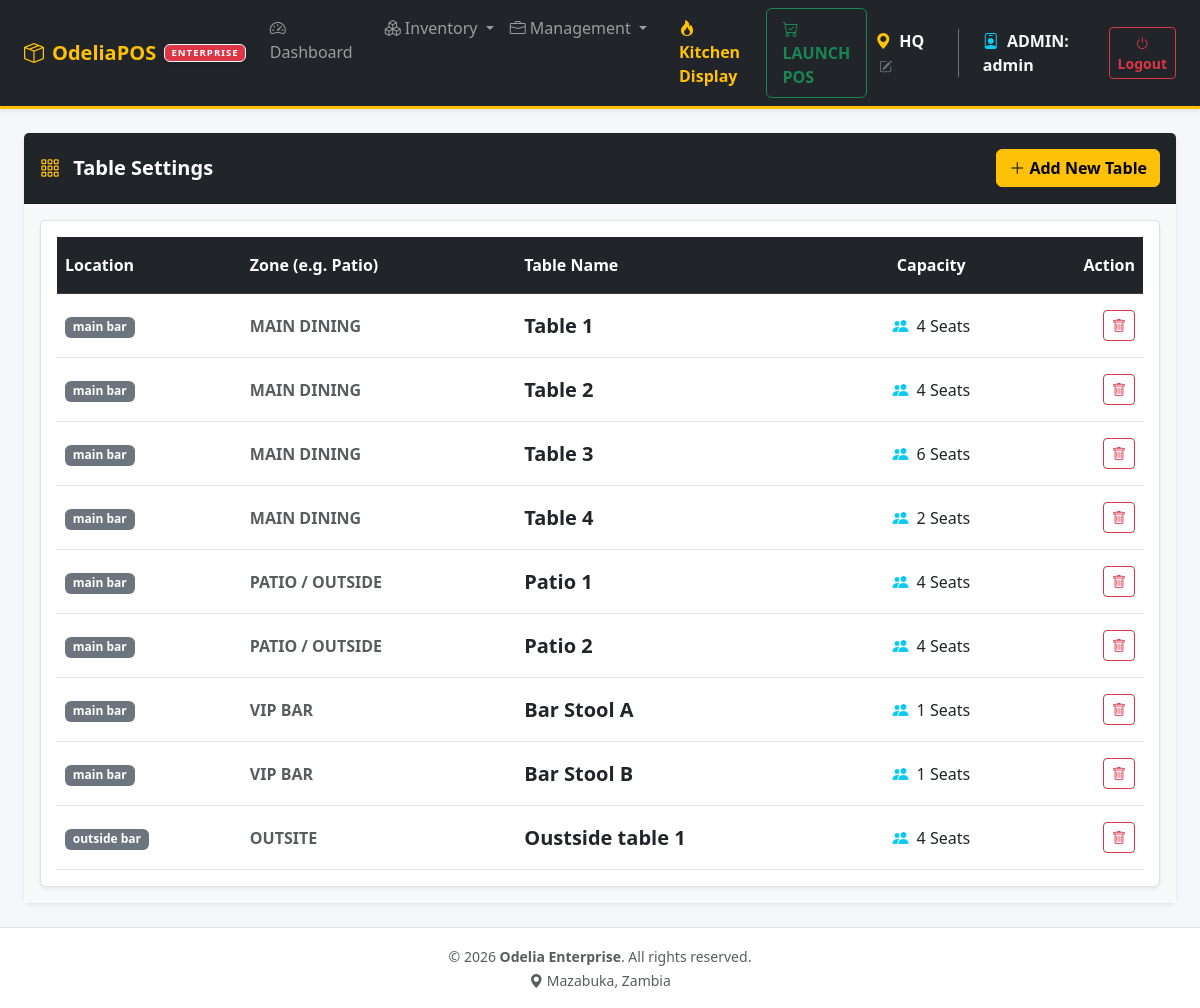
Screenshot of /index.php?page=tables (signed in) with the database file from the repository.
### tables this page shows
CREATE TABLE `restaurant_tables` (
  `id` int NOT NULL AUTO_INCREMENT,
  `location_id` int NOT NULL DEFAULT '0',
  `zone_name` varchar(50) NOT NULL DEFAULT 'Main Dining',
  `table_name` varchar(50) NOT NULL,
  `capacity` int NOT NULL DEFAULT '4',
  PRIMARY KEY (`id`)
);

CREATE TABLE `locations` (
  `id` int NOT NULL AUTO_INCREMENT,
  `name` varchar(50) NOT NULL,
  `type` enum('store','kitchen','bar','warehouse') NOT NULL DEFAULT 'store',
  `can_sell` tinyint(1) DEFAULT '1',
  `can_receive_from_vendor` tinyint(1) DEFAULT '0',
  `address` text,
  `phone` varchar(50) DEFAULT '555-0000',
  PRIMARY KEY (`id`)
);

### src/tables.php (called while the page is built, shortened)
<?php
$tables = $pdo->query("
    SELECT rt.*, l.name as location_name
    FROM restaurant_tables rt
    JOIN locations l ON rt.location_id = l.id
    ORDER BY l.name ASC, rt.zone_name ASC, rt.table_name ASC
")->fetchAll(PDO::FETCH_ASSOC);
?>

### templates/tables.php (the view, shortened to what this page needs)
<div class="card shadow-sm border-0 mb-4 mt-4">
    <div class="card-header bg-dark text-white d-flex justify-content-between align-items-center py-3">
        <h5 class="m-0 fw-bold"><i class="bi bi-grid-3x3-gap text-warning me-2"></i> Table Settings</h5>
        <button class="btn btn-warning fw-bold shadow-sm" data-bs-toggle="modal" data-bs-target="#addTableModal"><i class="bi bi-plus-lg"></i> Add New Table</button>
    </div>
    <div class="card-body bg-light">
        <div class="table-responsive bg-white rounded border shadow-sm p-3">
            <table class="table table-hover align-middle mb-0">
                <thead class="table-dark">
                    <tr>
                        <th class="py-3">Location</th>
                        <th class="py-3">Zone (e.g. Patio)</th>
                        <th class="py-3">Table Name</th>
                        <th class="py-3 text-center">Capacity</th>
                        <th class="py-3 text-end">Action</th>
                    </tr>
                </thead>
                <tbody>
                    <?php foreach($tables as $t): ?>
                    <tr>
                        <td class="py-3"><span class="badge bg-secondary"><?= htmlspecialchars($t['location_name']) ?></span></td>
                        <td class="py-3 fw-bold text-muted text-uppercase"><?= htmlspecialchars($t['zone_name']) ?></td>
                        <td class="py-3 fw-bold fs-5 text-dark"><?= htmlspecialchars($t['table_name']) ?></td>
                        <td class="py-3 text-center"><i class="bi bi-people-fill text-info me-1"></i> <?= $t['capacity'] ?> Seats</td>
                        <td class="py-3 text-end">
                            <form method="POST" onsubmit="return confirm('Are you sure you want to delete this table?');">
                                <button type="submit" class="btn btn-sm btn-outline-danger"><i class="bi bi-trash"></i></button>
                            </form>
                        </td>
                    </tr>
                    <?php endforeach; ?>
                </tbody>
            </table>
        </div>
    </div>
</div>
<?php include 'footer.php'; ?>

### templates/header.php (style rules this page uses)
body { background-color: #f4f6f9; }

### rows the page displays
restaurant_tables: location.name "main bar", zone_name "MAIN DINING", table_name "Table 1", capacity "4"
restaurant_tables: location.name "main bar", zone_name "MAIN DINING", table_name "Table 2", capacity "4"
restaurant_tables: location.name "main bar", zone_name "MAIN DINING", table_name "Table 3", capacity "6"
restaurant_tables: location.name "main bar", zone_name "MAIN DINING", table_name "Table 4", capacity "2"
restaurant_tables: location.name "main bar", zone_name "PATIO / OUTSIDE", table_name "Patio 1", capacity "4"
restaurant_tables: location.name "main bar", zone_name "PATIO / OUTSIDE", table_name "Patio 2", capacity "4"
restaurant_tables: location.name "main bar", zone_name "VIP BAR", table_name "Bar Stool A", capacity "1"
restaurant_tables: location.name "main bar", zone_name "VIP BAR", table_name "Bar Stool B", capacity "1"
restaurant_tables: location.name "outside bar", zone_name "OUTSITE", table_name "Oustside table 1", capacity "4"

### other values shown
APP_NAME "OdeliaPOS"
$tier "ENTERPRISE"
$_SESSION['location_name'] "HQ"
$role "ADMIN"
$_SESSION['username'] "admin"
